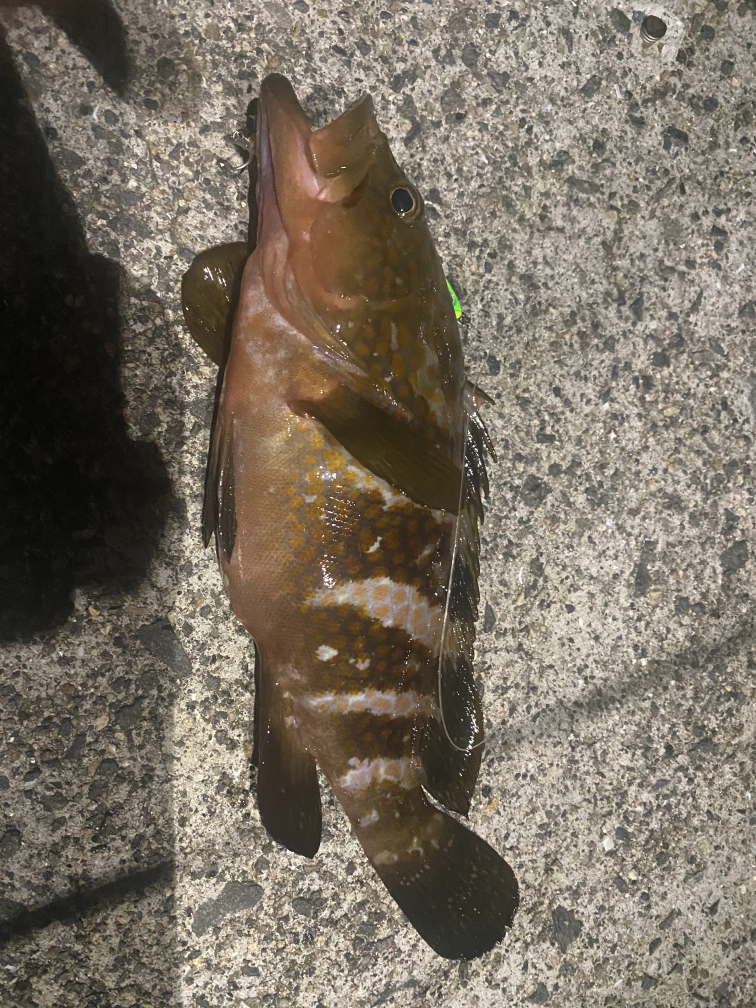
#> input picture IMG_4933.jpeg, 3024 x 4032 px (shown at 1/4 size)
$ python nice.py
#> lines starting #> are read from the running program, lines starting #| are printed output that depends on the picture; after the words box and inside, x2 and y2 are one past the last pixel; in counts of white or black regions, pixels touching at a corner belong together
# 茶色系の魚の検出

import cv2
import numpy as np

# 画像の読み込み
img = cv2.imread('IMG_4933.jpeg')
#> img is the input picture: shape (4032, 3024, 3); mean B, G, R 98.5, 111.9, 121

# ガウシアンフィルタによる平滑化
img = cv2.GaussianBlur(img, (11, 11), 0)

# 画像のHSV変換
hsv = cv2.cvtColor(img, cv2.COLOR_BGR2HSV)
#> hsv: shape (4032, 3024, 3); mean H, S, V 19.6, 53.1, 121

# 色相、彩度、明度の範囲を指定
lower_color1 = np.array([0, 45, 30])
upper_color1 = np.array([60, 200, 200]) # 変更
lower_color2 = np.array([180, 10, 10])
upper_color2 = np.array([40, 100, 100])

# 指定した範囲内の色だけを抽出
mask1 = cv2.inRange(hsv, lower_color1, upper_color1)
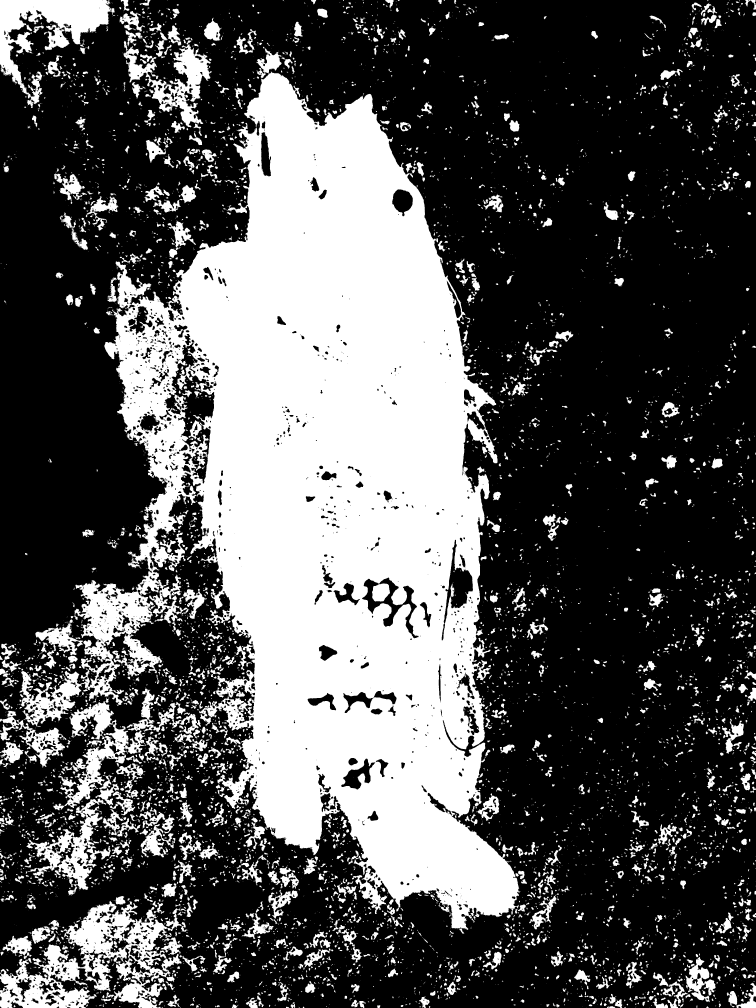
#> mask1: shape (4032, 3024) (shown at 1/4 size); 33.5% white; 8582 white regions (5353 under 20 px), largest, box (x1, y1, x2, y2) and area: (77, 187, 2081, 3735) 3120412, (0, 3603, 753, 4032) 126586, (0, 0, 459, 432) 69336
mask2 = cv2.inRange(hsv, lower_color2, upper_color2)
#> mask2: shape (4032, 3024); every value is 0
mask = cv2.bitwise_or(mask1, mask2)

# クロージングによるノイズ除去
kernel = cv2.getStructuringElement(cv2.MORPH_RECT, (7, 7))
mask = cv2.morphologyEx(mask, cv2.MORPH_CLOSE, kernel)
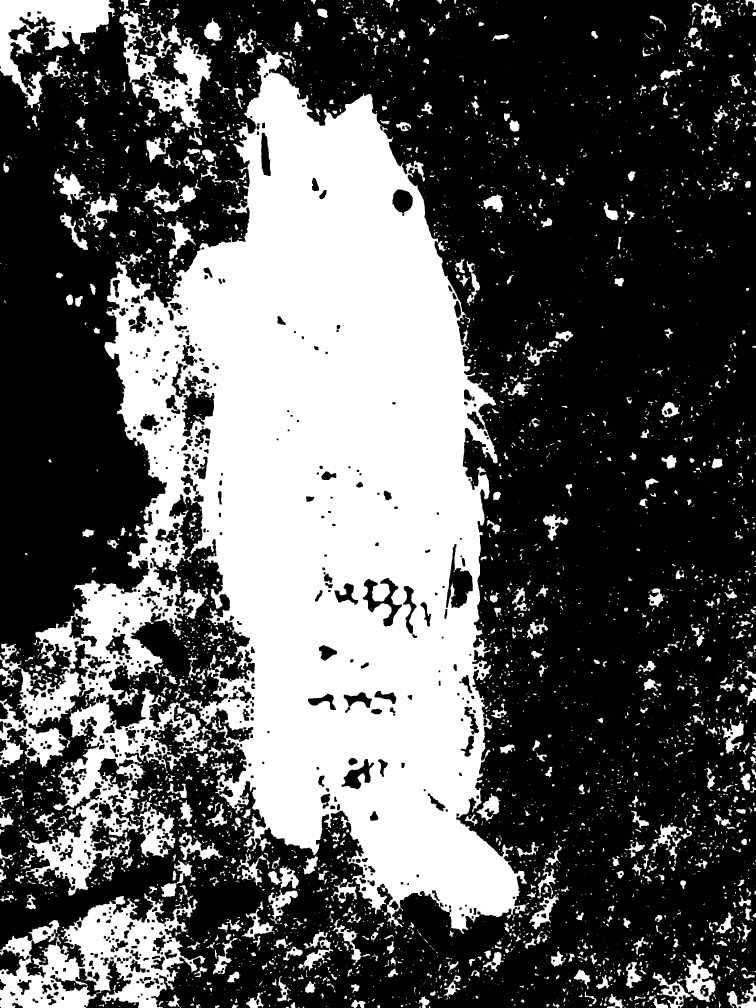
#> mask: shape (4032, 3024) (shown at 1/4 size); 35.6% white; 4370 white regions (2211 under 20 px)

# 輪郭の検出
contours, _ = cv2.findContours(mask, cv2.RETR_EXTERNAL, cv2.CHAIN_APPROX_SIMPLE)
#> contours = 4278 contours, 2619 with area under 20; largest, box (x1, y1, x2, y2) and area: (0, 187, 2117, 3735) 3735129, (0, 3572, 822, 4032) 211142, (0, 0, 461, 432) 78172, (477, 44, 847, 544) 56964, (520, 3201, 702, 3431) 19151

# 面積が小さい輪郭を除外
contours = [cnt for cnt in contours if cv2.contourArea(cnt) > 800]
#> contours = 131 contours; largest, box (x1, y1, x2, y2) and area: (0, 187, 2117, 3735) 3735129, (0, 3572, 822, 4032) 211142, (0, 0, 461, 432) 78172, (477, 44, 847, 544) 56964, (520, 3201, 702, 3431) 19151

# 最大の輪郭を取得
max_contour = max(contours, key=cv2.contourArea)
#> max_contour = contour of 17381 points, box (x1, y1, x2, y2) (0, 187, 2117, 3735), area 3735129

# 輪郭の描画
cv2.drawContours(img, [max_contour], -1, (0, 0, 255), 2)
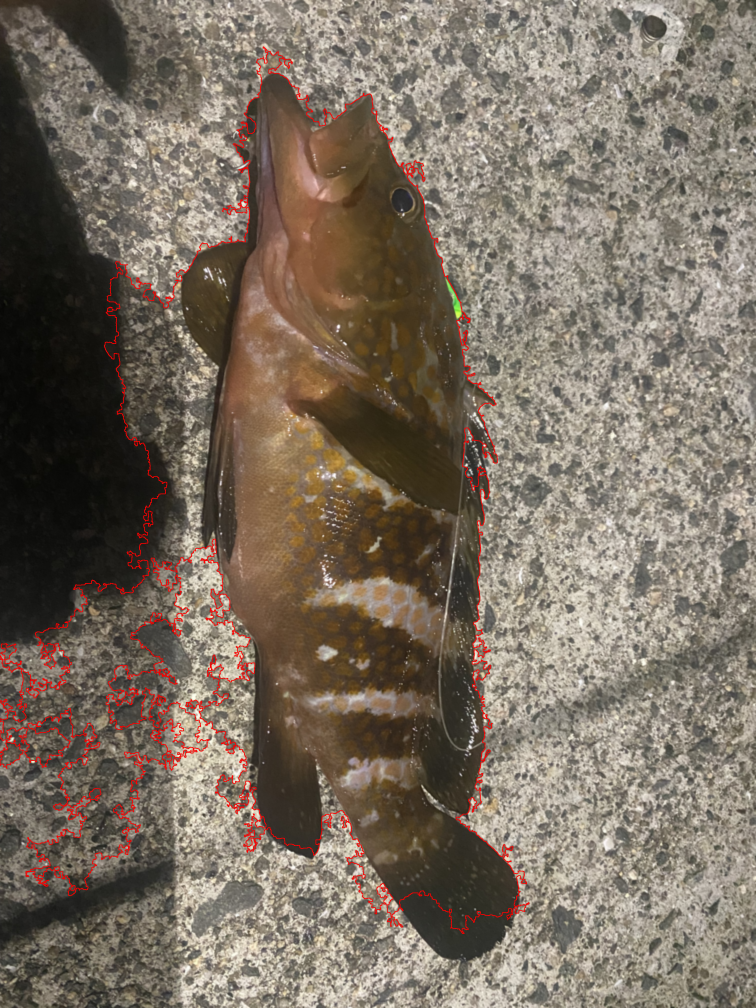
#> img: shape (4032, 3024, 3) (shown at 1/4 size); mean B, G, R 97.5, 110.7, 122.8

# 輪郭の近似
epsilon = 0.01 * cv2.arcLength(max_contour, True)
#> epsilon = 472
approx = cv2.approxPolyDP(max_contour, epsilon, True)
#> approx = [[1052, 187], [0, 3061], [511, 3418], [861, 2156], [988, 3408], [1856, 3734], [1984, 1615]]

# 最も離れた2点間の座標を取得
dist = 0
for i in range(len(approx)):
    for j in range(i+1, len(approx)):
        temp_dist = np.linalg.norm(approx[i] - approx[j])
        if temp_dist > dist:
            dist = temp_dist
            max_dist_points = [tuple(approx[i][0]), tuple(approx[j][0])]
#> this loop made 7 passes
#> after the loop, dist = 3637; max_dist_points = [(1052, 187), (1856, 3734)]

# 最も離れた2点間の描画
cv2.line(img, max_dist_points[0], max_dist_points[1], (0, 255, 0), 2)

# 結果の表示
cv2.imshow('result', img)
cv2.waitKey(0)
cv2.destroyAllWindows()

$ run again, with IMG_5135.jpeg copied over IMG_4933.jpeg
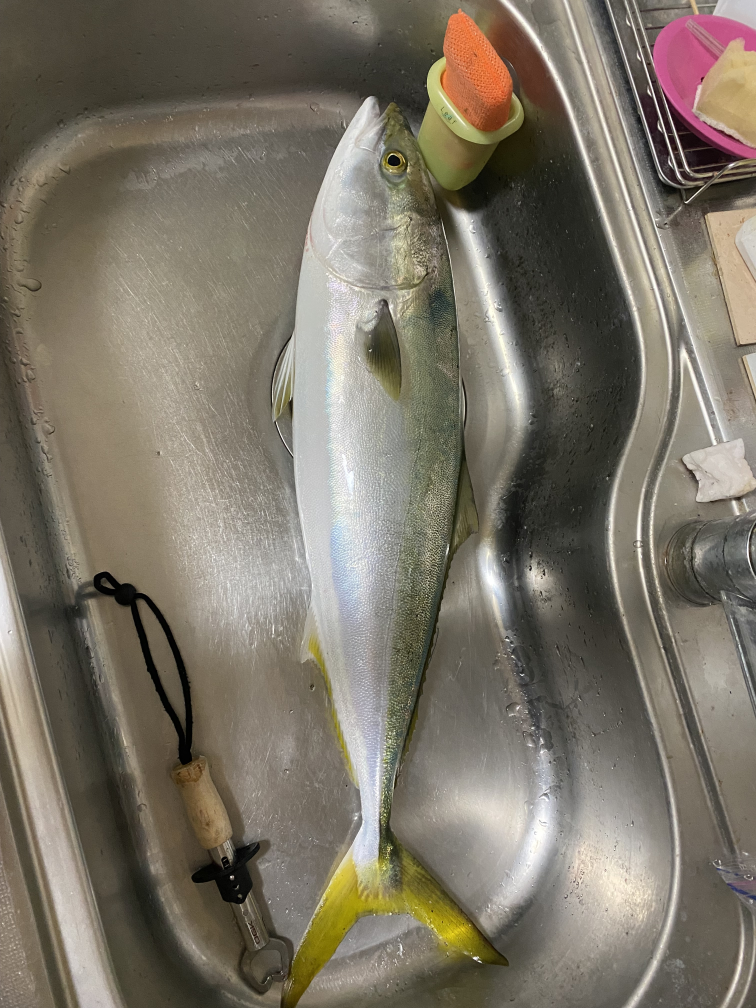
#> input picture IMG_5135.jpeg, 3024 x 4032 px (shown at 1/4 size)
#> img is the input picture: shape (4032, 3024, 3); mean B, G, R 102.5, 115.8, 123
#> hsv: shape (4032, 3024, 3); mean H, S, V 27, 47.8, 123.4
#> `mask1 = cv2.inRange(hsv, lower_color1, upper_color1)`:
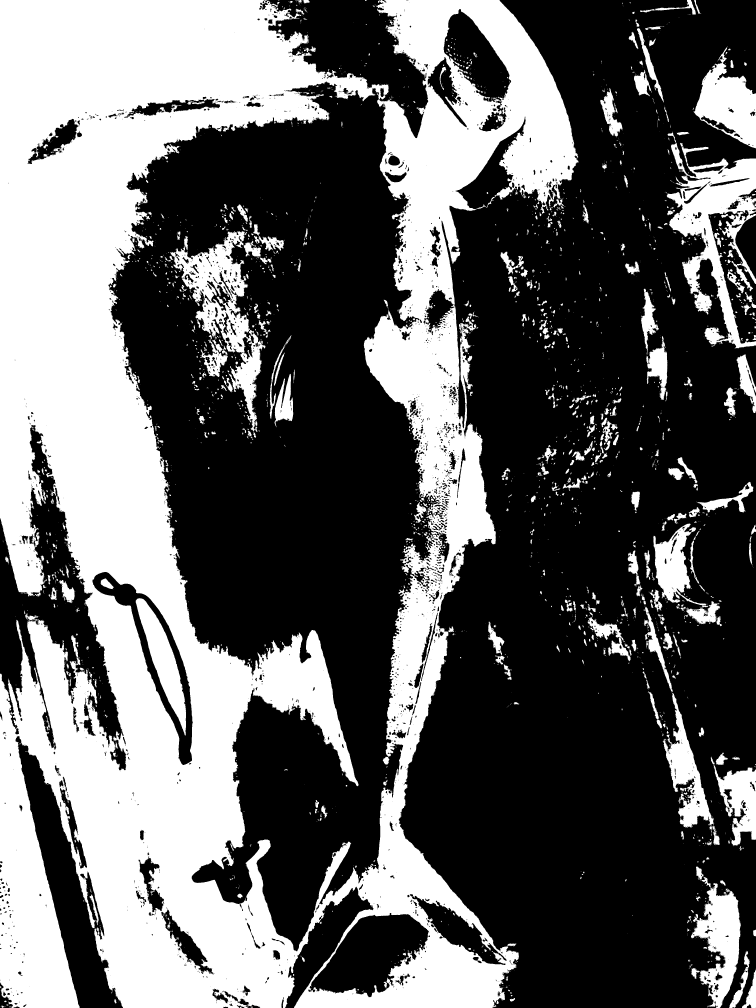
#> mask1: shape (4032, 3024) (shown at 1/4 size); 38.6% white; 4239 white regions (3305 under 20 px), largest, box (x1, y1, x2, y2) and area: (0, 0, 2315, 4032) 4041346, (2659, 527, 3024, 1394) 111251, (681, 924, 1062, 1727) 82589
#> mask2: shape (4032, 3024); every value is 0
#> mask: shape (4032, 3024); 40.2% white; 1203 white regions (641 under 20 px)
#> `contours, _ = cv2.findContours(mask, cv2.RETR_EXTERNAL, cv2.CHAIN_APPR..`: contours = 787 contours, 458 with area under 20; largest, box (x1, y1, x2, y2) and area: (0, 0, 2315, 4032) 7145834, (2656, 525, 3024, 1394) 127873, (2763, 3465, 2963, 4032) 55988, (2511, 2202, 2880, 3383) 55090, (2771, 185, 3024, 593) 53378
#> `contours = [cnt for cnt in contours if cv2.contourArea(cnt) > 800]`: contours = 46 contours; largest, box (x1, y1, x2, y2) and area: (0, 0, 2315, 4032) 7145834, (2656, 525, 3024, 1394) 127873, (2763, 3465, 2963, 4032) 55988, (2511, 2202, 2880, 3383) 55090, (2771, 185, 3024, 593) 53378
#> max_contour = contour of 8549 points, box (x1, y1, x2, y2) (0, 0, 2315, 4032), area 7145834
#> `cv2.drawContours(img, [max_contour], -1, (0, 0, 255), 2)`:
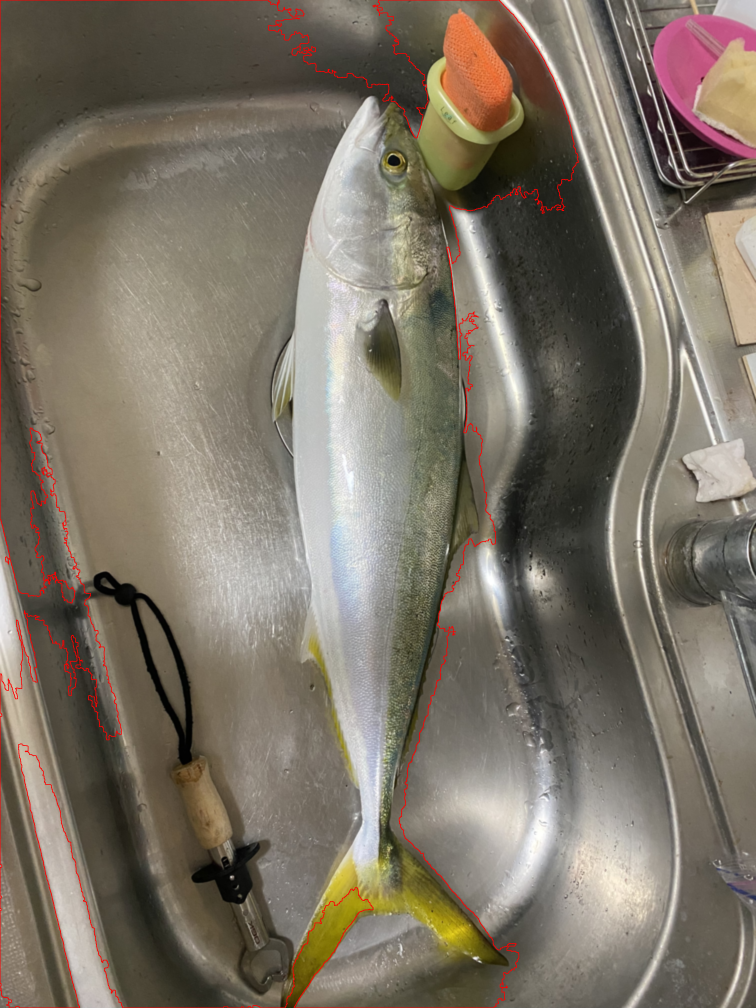
#> img: shape (4032, 3024, 3) (shown at 1/4 size); mean B, G, R 101.9, 115.2, 124.1
#> epsilon = 300.5
#> approx = contour of 20 points, box (x1, y1, x2, y2) (0, 0, 2256, 4032), area 6650926
#> the loop `for i in range(len(approx)):` made 20 passes
#> after the loop `for i in range(len(approx)):`: dist = 4489.3; max_dist_points = [(0, 0), (1976, 4031)]

$ run again, with IMG_5478.jpeg copied over IMG_4933.jpeg
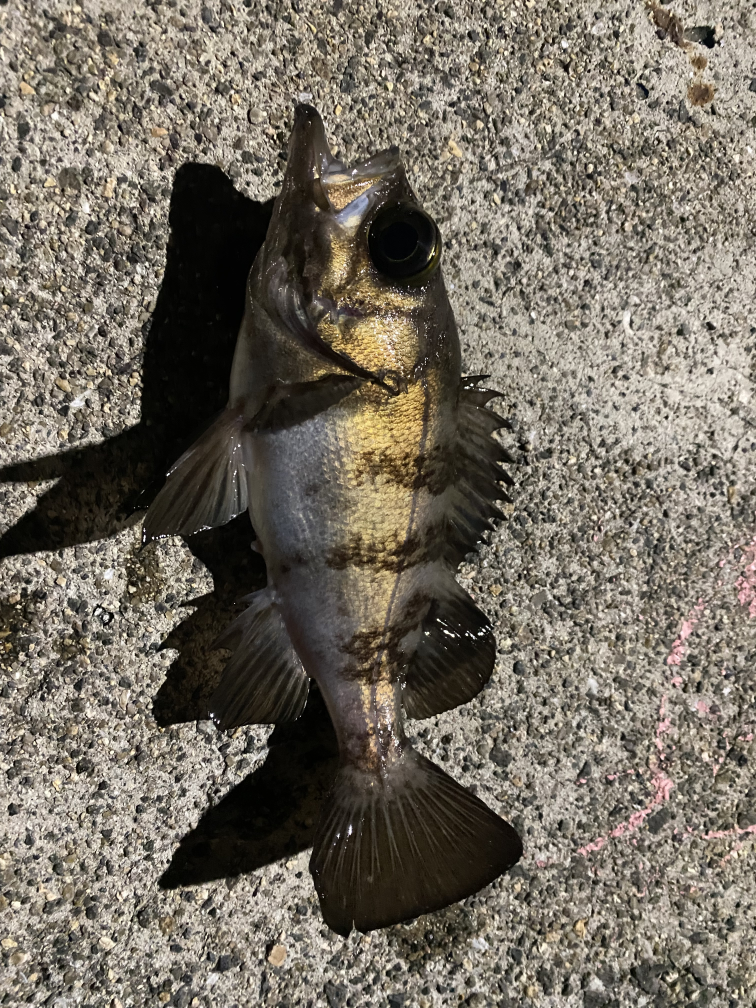
#> input picture IMG_5478.jpeg, 3024 x 4032 px (shown at 1/4 size)
#> img is the input picture: shape (4032, 3024, 3); mean B, G, R 97.6, 109.4, 116.4
#> hsv: shape (4032, 3024, 3); mean H, S, V 21.6, 54.9, 116.5
#> `mask1 = cv2.inRange(hsv, lower_color1, upper_color1)`:
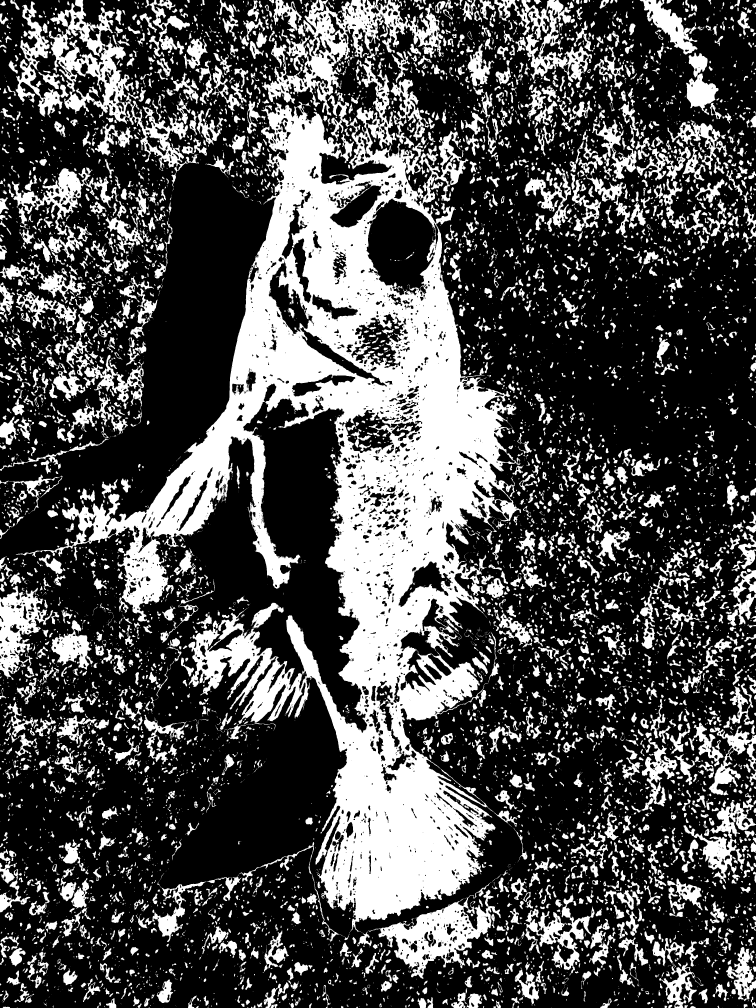
#> mask1: shape (4032, 3024) (shown at 1/4 size); 30.9% white; 9474 white regions (4537 under 20 px), largest, box (x1, y1, x2, y2) and area: (63, 0, 2084, 3732) 1914684, (195, 0, 753, 750) 80126, (1472, 3530, 2003, 3915) 61278
#> mask2: shape (4032, 3024); every value is 0
#> mask: shape (4032, 3024); 34% white; 5226 white regions (2048 under 20 px)
#> `contours, _ = cv2.findContours(mask, cv2.RETR_EXTERNAL, cv2.CHAIN_APPR..`: contours = 5115 contours, 2443 with area under 20; largest, box (x1, y1, x2, y2) and area: (63, 0, 2127, 3732) 2572478, (28, 0, 993, 765) 223138, (2098, 352, 2964, 1002) 144390, (1429, 3530, 2003, 3915) 79612, (1977, 0, 2415, 366) 63162
#> `contours = [cnt for cnt in contours if cv2.contourArea(cnt) > 800]`: contours = 252 contours; largest, box (x1, y1, x2, y2) and area: (63, 0, 2127, 3732) 2572478, (28, 0, 993, 765) 223138, (2098, 352, 2964, 1002) 144390, (1429, 3530, 2003, 3915) 79612, (1977, 0, 2415, 366) 63162
#> max_contour = contour of 18044 points, box (x1, y1, x2, y2) (63, 0, 2127, 3732), area 2572478
#> `cv2.drawContours(img, [max_contour], -1, (0, 0, 255), 2)`:
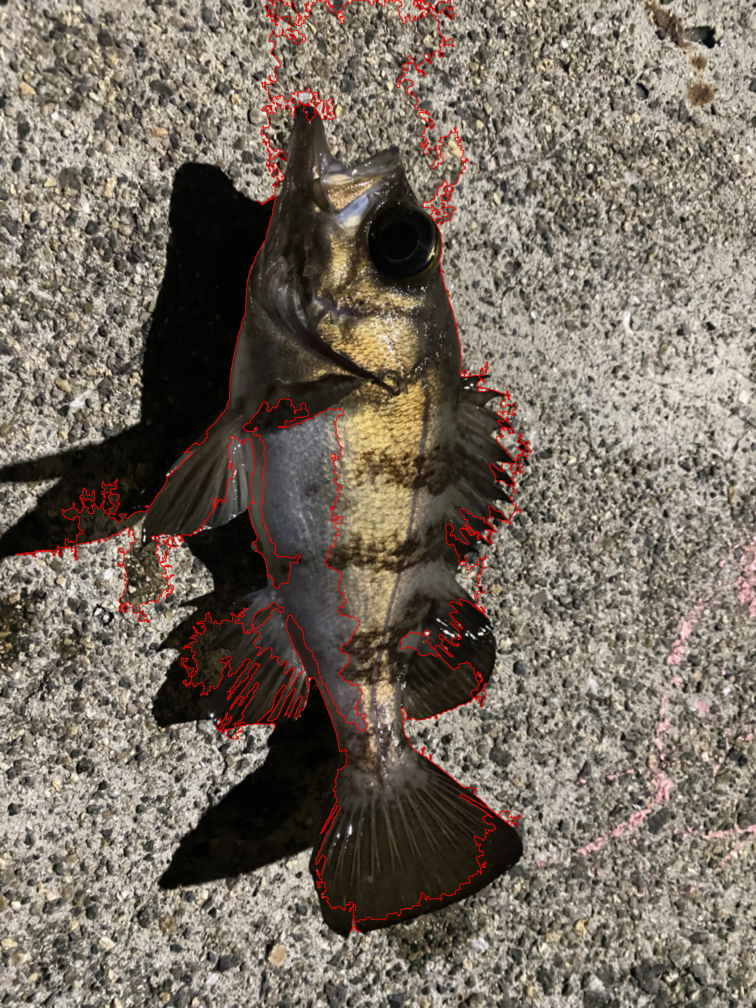
#> img: shape (4032, 3024, 3) (shown at 1/4 size); mean B, G, R 96.9, 108.6, 118.6
#> epsilon = 480.6
#> approx = contour of 12 points, box (x1, y1, x2, y2) (63, 0, 2127, 3729), area 3132601
#> the loop `for i in range(len(approx)):` made 12 passes
#> after the loop `for i in range(len(approx)):`: dist = 3746.2; max_dist_points = [(1076, 0), (1445, 3728)]
